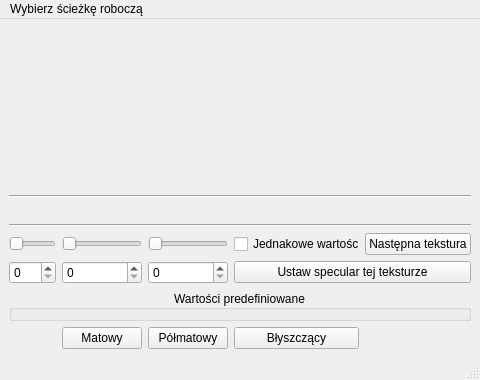
<?xml version="1.0" encoding="UTF-8"?>
<ui version="4.0">
 <class>MainWindow</class>
 <widget class="QMainWindow" name="MainWindow">
  <property name="enabled">
   <bool>true</bool>
  </property>
  <property name="geometry">
   <rect>
    <x>0</x>
    <y>0</y>
    <width>480</width>
    <height>380</height>
   </rect>
  </property>
  <property name="minimumSize">
   <size>
    <width>480</width>
    <height>380</height>
   </size>
  </property>
  <property name="maximumSize">
   <size>
    <width>480</width>
    <height>600</height>
   </size>
  </property>
  <property name="windowTitle">
   <string>MainWindow</string>
  </property>
  <widget class="QWidget" name="centralwidget">
   <layout class="QGridLayout" name="gridLayout_2">
    <item row="7" column="1">
     <widget class="QSpinBox" name="spinbox_specular_2">
      <property name="sizePolicy">
       <sizepolicy hsizetype="Preferred" vsizetype="Preferred">
        <horstretch>0</horstretch>
        <verstretch>0</verstretch>
       </sizepolicy>
      </property>
      <property name="maximum">
       <number>255</number>
      </property>
     </widget>
    </item>
    <item row="6" column="0">
     <widget class="QSlider" name="slider_specular_1">
      <property name="sizePolicy">
       <sizepolicy hsizetype="Preferred" vsizetype="Preferred">
        <horstretch>0</horstretch>
        <verstretch>0</verstretch>
       </sizepolicy>
      </property>
      <property name="maximum">
       <number>255</number>
      </property>
      <property name="orientation">
       <enum>Qt::Horizontal</enum>
      </property>
     </widget>
    </item>
    <item row="0" column="0" colspan="5">
     <spacer name="verticalSpacer">
      <property name="orientation">
       <enum>Qt::Vertical</enum>
      </property>
      <property name="sizeHint" stdset="0">
       <size>
        <width>20</width>
        <height>40</height>
       </size>
      </property>
     </spacer>
    </item>
    <item row="1" column="0" colspan="5">
     <widget class="Line" name="line_2">
      <property name="orientation">
       <enum>Qt::Horizontal</enum>
      </property>
     </widget>
    </item>
    <item row="7" column="0">
     <widget class="QSpinBox" name="spinbox_specular_1">
      <property name="sizePolicy">
       <sizepolicy hsizetype="Preferred" vsizetype="Preferred">
        <horstretch>0</horstretch>
        <verstretch>0</verstretch>
       </sizepolicy>
      </property>
      <property name="maximum">
       <number>255</number>
      </property>
     </widget>
    </item>
    <item row="6" column="3">
     <widget class="QCheckBox" name="checkbox_samevalues">
      <property name="text">
       <string>Jednakowe wartości</string>
      </property>
     </widget>
    </item>
    <item row="3" column="0" colspan="5">
     <widget class="Line" name="line">
      <property name="orientation">
       <enum>Qt::Horizontal</enum>
      </property>
     </widget>
    </item>
    <item row="2" column="0" colspan="5">
     <widget class="QLabel" name="label_texturename">
      <property name="text">
       <string/>
      </property>
      <property name="alignment">
       <set>Qt::AlignCenter</set>
      </property>
     </widget>
    </item>
    <item row="6" column="1">
     <widget class="QSlider" name="slider_specular_2">
      <property name="sizePolicy">
       <sizepolicy hsizetype="Preferred" vsizetype="Preferred">
        <horstretch>0</horstretch>
        <verstretch>0</verstretch>
       </sizepolicy>
      </property>
      <property name="maximum">
       <number>255</number>
      </property>
      <property name="orientation">
       <enum>Qt::Horizontal</enum>
      </property>
     </widget>
    </item>
    <item row="7" column="3" colspan="2">
     <widget class="QPushButton" name="button_setspecular">
      <property name="text">
       <string>Ustaw specular tej teksturze</string>
      </property>
     </widget>
    </item>
    <item row="7" column="2">
     <widget class="QSpinBox" name="spinbox_specular_3">
      <property name="sizePolicy">
       <sizepolicy hsizetype="Preferred" vsizetype="Preferred">
        <horstretch>0</horstretch>
        <verstretch>0</verstretch>
       </sizepolicy>
      </property>
      <property name="maximum">
       <number>255</number>
      </property>
     </widget>
    </item>
    <item row="6" column="4">
     <widget class="QPushButton" name="button_nexttex">
      <property name="text">
       <string>Następna tekstura</string>
      </property>
     </widget>
    </item>
    <item row="6" column="2">
     <widget class="QSlider" name="slider_specular_3">
      <property name="sizePolicy">
       <sizepolicy hsizetype="Preferred" vsizetype="Preferred">
        <horstretch>0</horstretch>
        <verstretch>0</verstretch>
       </sizepolicy>
      </property>
      <property name="maximum">
       <number>255</number>
      </property>
      <property name="orientation">
       <enum>Qt::Horizontal</enum>
      </property>
     </widget>
    </item>
    <item row="9" column="1">
     <widget class="QPushButton" name="pushButton_2">
      <property name="sizePolicy">
       <sizepolicy hsizetype="MinimumExpanding" vsizetype="Fixed">
        <horstretch>0</horstretch>
        <verstretch>0</verstretch>
       </sizepolicy>
      </property>
      <property name="text">
       <string>Matowy</string>
      </property>
     </widget>
    </item>
    <item row="8" column="0" colspan="5">
     <widget class="QGroupBox" name="groupBox">
      <property name="title">
       <string>Wartości predefiniowane</string>
      </property>
      <property name="alignment">
       <set>Qt::AlignCenter</set>
      </property>
     </widget>
    </item>
    <item row="9" column="2">
     <widget class="QPushButton" name="pushButton">
      <property name="sizePolicy">
       <sizepolicy hsizetype="MinimumExpanding" vsizetype="Fixed">
        <horstretch>0</horstretch>
        <verstretch>0</verstretch>
       </sizepolicy>
      </property>
      <property name="text">
       <string>Półmatowy</string>
      </property>
     </widget>
    </item>
    <item row="9" column="3">
     <widget class="QPushButton" name="pushButton_3">
      <property name="sizePolicy">
       <sizepolicy hsizetype="MinimumExpanding" vsizetype="Fixed">
        <horstretch>0</horstretch>
        <verstretch>0</verstretch>
       </sizepolicy>
      </property>
      <property name="text">
       <string>Błyszczący</string>
      </property>
     </widget>
    </item>
   </layout>
  </widget>
  <widget class="QMenuBar" name="menubar">
   <property name="geometry">
    <rect>
     <x>0</x>
     <y>0</y>
     <width>480</width>
     <height>21</height>
    </rect>
   </property>
   <widget class="QMenu" name="menu_set_working_path">
    <property name="title">
     <string>Wybierz ścieżkę roboczą</string>
    </property>
    <addaction name="actionWybierz_lokalizacj"/>
   </widget>
   <addaction name="menu_set_working_path"/>
  </widget>
  <widget class="QStatusBar" name="statusbar"/>
  <action name="action_listingpath">
   <property name="text">
    <string>Wybór folderu roboczego</string>
   </property>
  </action>
  <action name="action_maszynaroot">
   <property name="text">
    <string>Wybór głównego folderu symulatora</string>
   </property>
  </action>
  <action name="action_savebindings">
   <property name="text">
    <string>Zapisz plik z bindingami</string>
   </property>
  </action>
  <action name="actionWybierz_lokalizacj">
   <property name="text">
    <string>Wybierz lokalizację</string>
   </property>
  </action>
 </widget>
 <resources/>
 <connections>
  <connection>
   <sender>slider_specular_2</sender>
   <signal>valueChanged(int)</signal>
   <receiver>spinbox_specular_2</receiver>
   <slot>setValue(int)</slot>
   <hints>
    <hint type="sourcelabel">
     <x>160</x>
     <y>273</y>
    </hint>
    <hint type="destinationlabel">
     <x>160</x>
     <y>302</y>
    </hint>
   </hints>
  </connection>
  <connection>
   <sender>spinbox_specular_2</sender>
   <signal>valueChanged(int)</signal>
   <receiver>slider_specular_2</receiver>
   <slot>setValue(int)</slot>
   <hints>
    <hint type="sourcelabel">
     <x>160</x>
     <y>302</y>
    </hint>
    <hint type="destinationlabel">
     <x>160</x>
     <y>273</y>
    </hint>
   </hints>
  </connection>
  <connection>
   <sender>slider_specular_1</sender>
   <signal>valueChanged(int)</signal>
   <receiver>spinbox_specular_1</receiver>
   <slot>setValue(int)</slot>
   <hints>
    <hint type="sourcelabel">
     <x>61</x>
     <y>273</y>
    </hint>
    <hint type="destinationlabel">
     <x>61</x>
     <y>302</y>
    </hint>
   </hints>
  </connection>
  <connection>
   <sender>spinbox_specular_1</sender>
   <signal>valueChanged(int)</signal>
   <receiver>slider_specular_1</receiver>
   <slot>setValue(int)</slot>
   <hints>
    <hint type="sourcelabel">
     <x>39</x>
     <y>302</y>
    </hint>
    <hint type="destinationlabel">
     <x>42</x>
     <y>273</y>
    </hint>
   </hints>
  </connection>
  <connection>
   <sender>slider_specular_3</sender>
   <signal>valueChanged(int)</signal>
   <receiver>spinbox_specular_3</receiver>
   <slot>setValue(int)</slot>
   <hints>
    <hint type="sourcelabel">
     <x>241</x>
     <y>273</y>
    </hint>
    <hint type="destinationlabel">
     <x>241</x>
     <y>302</y>
    </hint>
   </hints>
  </connection>
  <connection>
   <sender>spinbox_specular_3</sender>
   <signal>valueChanged(int)</signal>
   <receiver>slider_specular_3</receiver>
   <slot>setValue(int)</slot>
   <hints>
    <hint type="sourcelabel">
     <x>241</x>
     <y>302</y>
    </hint>
    <hint type="destinationlabel">
     <x>241</x>
     <y>273</y>
    </hint>
   </hints>
  </connection>
 </connections>
</ui>
